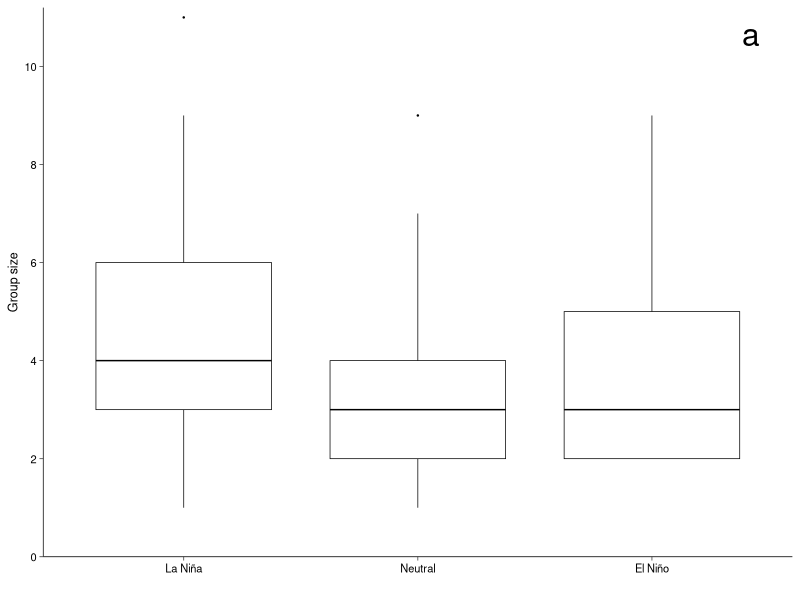
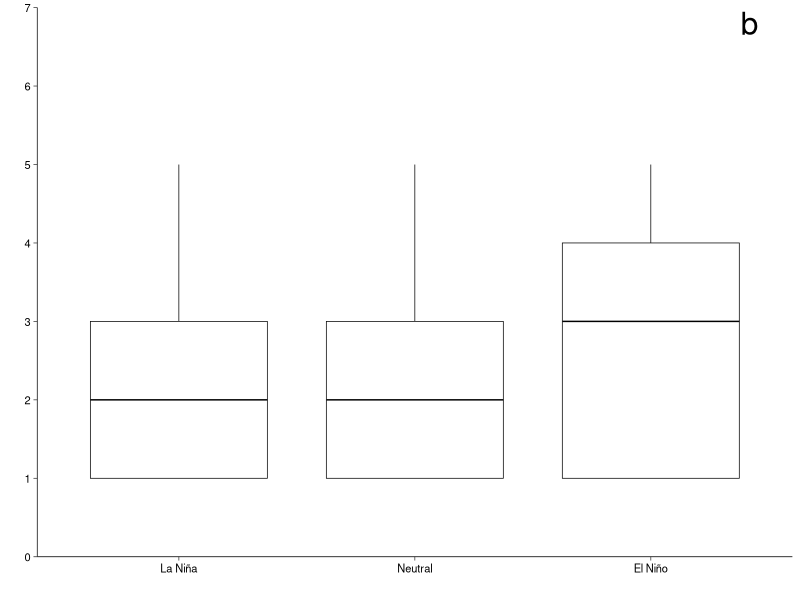

Generate these figures, in order, with R:
## groupsize_comparisons
## Determining differences in group size for goose-beaked and Blainville's beaked whale between ENSO periods and season
## Author: Daniel M. Barrios
## Updated: Aug 15 2024

library(dplyr)
library(lubridate)
library(ggplot2)
library(doBy)
library(cowplot)
library(ggpubr)

#read in sightings dataset
sight <- read.csv("Allsightings_biasremoved_perbelow30hradj_oneffort_375m_HI_Island.csv")

#Remove Nov 2022 tag? Or add Nov 2022 effort to whole project?

#read in MEI values
MEI_long <- read.csv("MEI_values_csv_long.csv")
#add MEI values to sightings df
sight$MEI <- MEI_long$MEI[match(paste(sight$year, sight$month), paste(MEI_long$YEAR, MEI_long$month))]
#create ENSO labels from MEI
sight$Period_mei <- ifelse(sight$MEI <= -0.5, "LN",
                           ifelse(sight$MEI >= 0.5, "EN", "Neutral"))
#order ENSO periods as factor
sight$Period_mei <- factor(sight$Period_mei, levels = c("LN", "Neutral", "EN"),
                           labels = c("La Niña", "Neutral", "El Niño"))
# add an oceanographic season season column based on month and year
sight$season <- ifelse(sight$month %in% c(11, 12, 1), "Fall",
                       ifelse(sight$month %in% c(2, 3, 4), "Winter",
                              ifelse(sight$month %in% c(5, 6, 7), "Spring",
                                     ifelse(sight$month %in% c(8, 9, 10), "Summer", NA))))

#order seasons as a factor
sight <- sight %>%
  mutate(season = factor(season, levels = c("Spring", "Summer", "Fall", "Winter")))

#create Md/Zc dataframes
Md <- filter(sight, Species=="Blainville's beaked whale")
Zc <- filter(sight, Species=="Cuvier's beaked whale")

#Group size summary for Md by ENSO period
#Plot ENSO vs. Md
unique(Md$Group.size..best.)
mdsize <- ggplot(Md, aes(x = Period_mei, y = Group.size..best.)) +
  geom_boxplot(color = "black", size = 0.25, outlier.size=.2) +  # Remove default outliers
  theme(axis.text.x = element_text(angle = 45)) +
  ylab("Group size") +
  xlab("") +
  scale_y_continuous(expand = c(0, 0), limits = c(0, 11.2), 
                     breaks = seq(0, 10, by = 2)) +
  theme(axis.text.x = element_text(size = 8, angle = 0, color = "black"),
        axis.text.y = element_text(size = 8, color = "black"),
        axis.title = element_text(size = 9, color = "black", margin = margin(t = 10)),
        panel.grid.major = element_blank(),
        panel.grid.minor = element_blank(),
        axis.line.x = element_line(color = "black", size = .25),
        axis.line.y = element_line(color = "black", size = .25),
        panel.background = element_rect(fill = "white", color = NA),
        plot.background = element_rect(fill = "white", color = NA),
        axis.ticks=element_line(size=0.25),
        legend.text = element_text(size = 14))+
  annotate("text", x = "El Niño", y =10.65 ,  label = "a", hjust=-5, size = 8)
mdsize

#ggsave("Md_mei_sightings_groupsize.jpeg", plot=last_plot(),
#       path=NULL, width = 12, height = 12, device="jpeg", dpi=600)

#ENSO summary for Md group size
Md_ENSO_sum <- summaryBy(Group.size..best. ~ Period_mei, data = Md, FUN = c(length, min, max, mean, median, sd))
Md_ENSO_sum
#write.csv(Zc_ENSO_sum, "Blainville_groupsize_summarybyENSO.csv", row.names = F)

#####Now do the same for Zc and ENSO
#Plot ENSO vs. Zc
unique(Zc$Group.size..best.)
zcsize <- ggplot(Zc, aes(x = Period_mei, y = Group.size..best.)) +
  geom_boxplot(color = "black", size = 0.25, outlier.size=.2) +  # Remove default outliers
  theme(axis.text.x = element_text(angle = 45)) +
  ylab("") +
  xlab("") +
  scale_y_continuous(expand = c(0, 0), limits = c(0, 7), 
                     breaks = seq(0, 7, by = 1)) +
  theme(axis.text.x = element_text(size = 8, angle = 0, color = "black"),
        axis.text.y = element_text(size = 8, color = "black"),
        axis.title = element_text(size = 9, color = "black", margin = margin(t = 10)),
        panel.grid.major = element_blank(),
        panel.grid.minor = element_blank(),
        axis.line.x = element_line(color = "black", size = .25),
        axis.line.y = element_line(color = "black", size = .25),
        panel.background = element_rect(fill = "white", color = NA),
        plot.background = element_rect(fill = "white", color = NA),
        axis.ticks=element_line(size=0.25),
        legend.text = element_text(size = 14))+
  annotate("text", x = "El Niño", y =6.8 ,  label = "b", hjust=-5, size = 8)
zcsize
#ggsave("Zc_mei_sightings_groupsize.jpeg", plot=last_plot(),
#       path=NULL, width = 12, height = 12, device="jpeg", dpi=600)

#ENSO summary for Zc group size
Zc_ENSO_sum <- summaryBy(Group.size..best. ~ Period_mei, data = Zc, FUN = c(length, min, max, mean, median, sd))
Zc_ENSO_sum
#write.csv(Zc_ENSO_sum, "goosebeaked_groupsize_summarybyENSO.csv", row.names = F)

#combine plots for Figure
comb <- ggarrange(mdsize, zcsize, nrow = 1, ncol = 2, labels = c("a","b"),
                  font.label = list(size = 10, face = "plain"), label.x = .9)
#ggsave("figS1_ENSO_group_size_JUN24.jpg",comb, 
#       width = 169, height = 81, units = "mm", dpi = 600)
#ggsave("figS1_ENSO_group_size_JUN24.tiff",comb, 
#       width = 169, height = 81, units = "mm", dpi = 600)

###################season

#Season vs Zc
zcsize <- ggplot(Zc, aes(x = season, y = Group.size..best.)) +
  geom_boxplot(color = "black", size = 0.25, outlier.size=.2) +  # Remove default outliers
  theme(axis.text.x = element_text(angle = 45)) +
  ylab("") +
  xlab("") +
  scale_y_continuous(expand = c(0, 0), limits = c(0, 7), 
                     breaks = seq(0, 7, by = 1)) +
  theme(axis.text.x = element_text(size = 8, angle = 0, color = "black"),
        axis.text.y = element_text(size = 8, color = "black"),
        axis.title = element_text(size = 9, color = "black", margin = margin(t = 10)),
        panel.grid.major = element_blank(),
        panel.grid.minor = element_blank(),
        axis.line.x = element_line(color = "black", size = .25),
        axis.line.y = element_line(color = "black", size = .25),
        panel.background = element_rect(fill = "white", color = NA),
        plot.background = element_rect(fill = "white", color = NA),
        axis.ticks=element_line(size=0.25),
        legend.text = element_text(size = 14))+
  annotate("text", x = "Winter", y =6.8 ,  label = "b", hjust=-5, size = 8)
Zc_szn_sum <- summaryBy(Group.size..best. ~ Season, data = Zc, FUN = c(length, min, max, mean, median, sd))
Zc_szn_sum
#write.csv(Zc_szn_sum, "goosebeaked_groupsize_summarybyseason.csv", row.names = F)

#Season vs Md
mdsize <- ggplot(Md, aes(x = season, y = Group.size..best.)) +
  geom_boxplot(color = "black", size = 0.25, outlier.size=.2) +  # Remove default outliers
  theme(axis.text.x = element_text(angle = 45)) +
  ylab("Group size") +
  xlab("") +
  scale_y_continuous(expand = c(0, 0), limits = c(0, 11.2), 
                     breaks = seq(0, 10, by = 2)) +
  theme(axis.text.x = element_text(size = 8, angle = 0, color = "black"),
        axis.text.y = element_text(size = 8, color = "black"),
        axis.title = element_text(size = 9, color = "black", margin = margin(t = 10)),
        panel.grid.major = element_blank(),
        panel.grid.minor = element_blank(),
        axis.line.x = element_line(color = "black", size = .25),
        axis.line.y = element_line(color = "black", size = .25),
        panel.background = element_rect(fill = "white", color = NA),
        plot.background = element_rect(fill = "white", color = NA),
        axis.ticks=element_line(size=0.25),
        legend.text = element_text(size = 14))+
  annotate("text", x = "Winter", y =10.65 ,  label = "a", hjust=-5, size = 8)
Md_szn_sum <- summaryBy(Group.size..best. ~ Season, data = Md, FUN = c(length, min, max, mean, median, sd))
Md_szn_sum
#write.csv(Md_szn_sum, "Blainville_groupsize_summarybyseason.csv", row.names = F)

#Combine the two plots for Figure S2
comb <- ggarrange(mdsize, zcsize, nrow = 1, ncol = 2, labels = c("a","b"),
                  font.label = list(size = 10, face = "plain"), label.x = .9)

#ggsave("figS2_season_group_size_JUN24.jpg",comb, 
#       width = 169, height = 81, units = "mm", dpi = 600)

#ggsave("figS2_season_group_size_JUN24.tiff",comb, 
#       width = 169, height = 81, units = "mm", dpi = 600)


#Statistical tests

#Kruskal-Wallis test
#Md ENSO
kruskal_md <- kruskal.test(Group.size..best. ~ Period_mei, data = Md)
kruskal_md
#Md Season
kruskal_md_season <- kruskal.test(Group.size..best. ~ season, data = Md)
kruskal_md_season
#Zc ENSO
kruskal_zc <- kruskal.test(Group.size..best. ~ Period_mei, data = Zc)
kruskal_zc
#Zc Season
kruskal_zc_season <- kruskal.test(Group.size..best. ~ season, data = Zc)
kruskal_zc_season

#none significant per kw test  